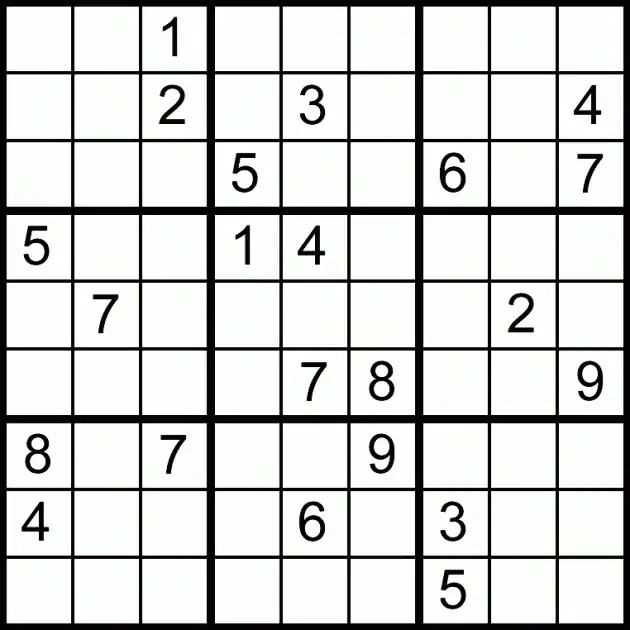
#> input picture M6_Computer_Vision/07. Template matching, corners and Haar cascades/img/sudoku.webp, 630 x 630 px
$ jupyter execute --allow-errors 'Mini projects.ipynb'
#> lines starting #> are read from the running program, lines starting #| are printed output that depends on the picture; after the words box and inside, x2 and y2 are one past the last pixel; in counts of white or black regions, pixels touching at a corner belong together
# Mini projects

You can do the projects in any order, just choose the ones that you like the most

### Cars detector

1. Create a classifier to detect cars in an image
1. If at least one car was detected write Car Detected (in Green) on top of the image, otherwise write No car detected (in Red)
1. Save the image to disk
1. Show the image result inside the notebook
1. Make it work with a video
1. Put a bounding box around the cars detected
1. Get a higher resolution video and extract the car plates and save them to disk

### Sudoku Solver

1. Create function that given an image of a Sudoku game crops and extracts each cell
1. Extract the number from each cropped cell (if blank extract it as 0)
1. Place the extracted numbers in an array (each block of 9 numbers is one array)
1. Apply the sudoku solver to the array to get the solution
1. Write the solution numbers in the cells

[cell 1]
import cv2
import numpy as np
import matplotlib.pyplot as plt

[cell 2]
# helper function to print in matplotlib

def imgshow(img):
    plt.figure(figsize=(10,10))
    plt.imshow((img[:,:,::-1]))

[cell 3]
sudoku = cv2.imread('./img/sudoku.webp')
#> sudoku is the input picture: shape (630, 630, 3); mean B, G, R 209.3, 211.2, 209.3
imgshow(sudoku)

[cell 4]
sudoku_copy = sudoku.copy()
sudoku_gray = cv2.cvtColor(sudoku_copy, cv2.COLOR_BGR2GRAY)

ret, thresh = cv2.threshold(sudoku_gray, 100, 155, cv2.THRESH_BINARY_INV)
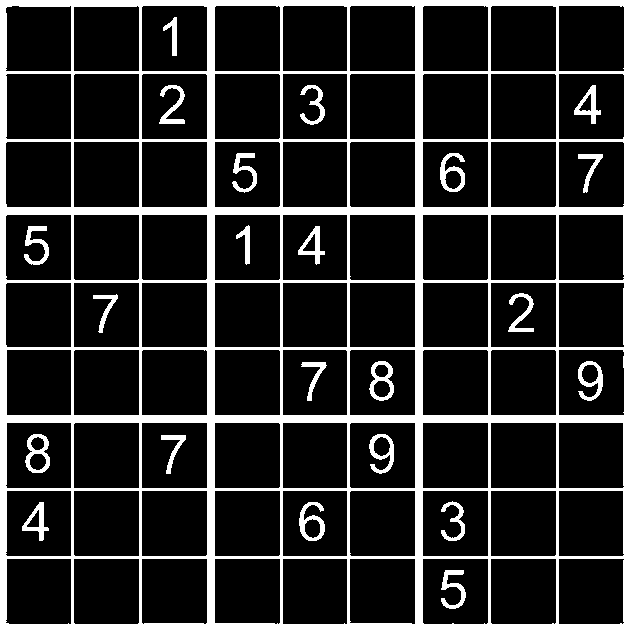
#> thresh: shape (630, 630); values 0 (black) and 155 (white), 16.4% white; 23 white regions

plt.imshow(thresh, cmap='gray')

cont, h = cv2.findContours(thresh, cv2.RETR_TREE, cv2.CHAIN_APPROX_NONE)
#> cont = 115 contours; largest, box (x1, y1, x2, y2) and area: (0, 0, 630, 630) 395641, (422, 490, 489, 557) 4354, (490, 422, 557, 489) 4354, (422, 422, 489, 489) 4354, (141, 422, 208, 489) 4354; h = 115 rows, first 6: [-1, -1, 1, -1], [2, -1, -1, 0], [3, 1, -1, 0], [5, 2, 4, 0], [-1, -1, -1, 3], [6, 3, -1, 0]

sorted_contours = sorted(cont, key=cv2.contourArea, reverse=True)
#> sorted_contours has the same summary as cont

c = sorted_contours[1:82]
#> c = 81 contours; largest, box (x1, y1, x2, y2) and area: (422, 490, 489, 557) 4354, (490, 422, 557, 489) 4354, (422, 422, 489, 489) 4354, (141, 422, 208, 489) 4354, (422, 141, 489, 208) 4354

def get_contour_x_center_coordinate(contours):
    if cv2.contourArea(contours) > 10:
        M = cv2.moments(contours)
#> M = moments, m00 395641, centre m10/m00, m01/m00 = (314.5, 314.5)
        return(int(M['m10']/M['m00']))

c_sorted = sorted(cont, key= get_contour_x_center_coordinate, reverse=True)
#> c_sorted = 115 contours; largest, box (x1, y1, x2, y2) and area: (0, 0, 630, 630) 395641, (490, 422, 557, 489) 4354, (422, 490, 489, 557) 4354, (422, 422, 489, 489) 4354, (422, 141, 489, 208) 4354

cv2.drawContours(sudoku_copy, c_sorted, -1, (0, 255, 0), 3)
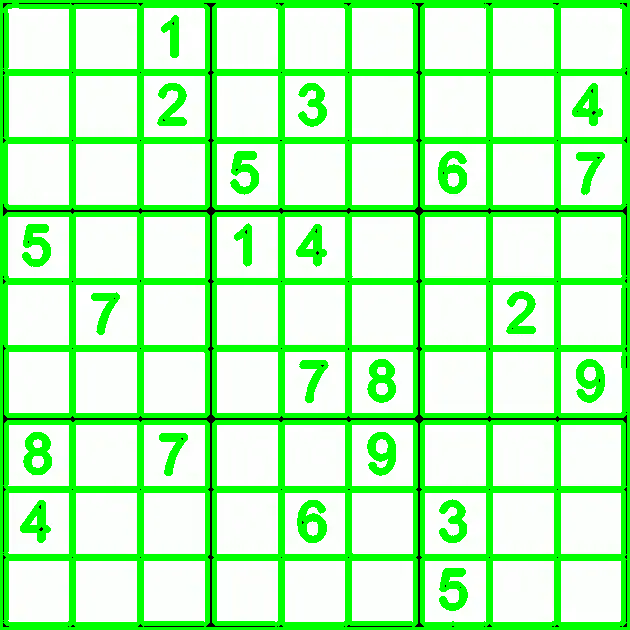
#> sudoku_copy: shape (630, 630, 3); mean B, G, R 180.8, 250.4, 180.9

plt.figure(figsize=(10,10))
plt.imshow(sudoku_copy)


#> (the rest of this cell did not finish here and is left out)

[cell 5]
idx = 0
for cnt in c_sorted:
    idx += 1
    x, y, w, h = cv2.boundingRect(cnt)
    roi = sudoku_copy[y:y + h, x:x + w]
    cv2.imwrite(str(idx) + '.png', roi)
#> this loop made 115 passes
#> (x, y, w, h) on passes 1 to 12: (558, 558, 67, 67), (558, 490, 67, 67), (558, 422, 67, 67), (558, 349, 67, 67), (578, 361, 25, 40), (558, 282, 67, 66), (558, 214, 67, 67), (558, 141, 67, 67), (578, 154, 25, 39), (558, 73, 67, 67), (558, 5, 67, 67), (581, 364, 18, 20)
#> pass 1, `roi = sudoku_copy[y:y + h, x:x + w]`:
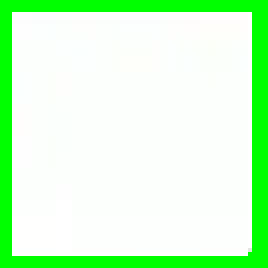
#> roi: shape (67, 67, 3) (shown 4 times larger); mean B, G, R 205.7, 254.9, 205.8
#> after the loop, idx = 115

[cell 6]
#sorted(c, key = lambda y: y.min())

[cell 7]
sudoku_copy_bw = cv2.cvtColor(sudoku_copy, cv2.COLOR_BGR2GRAY)
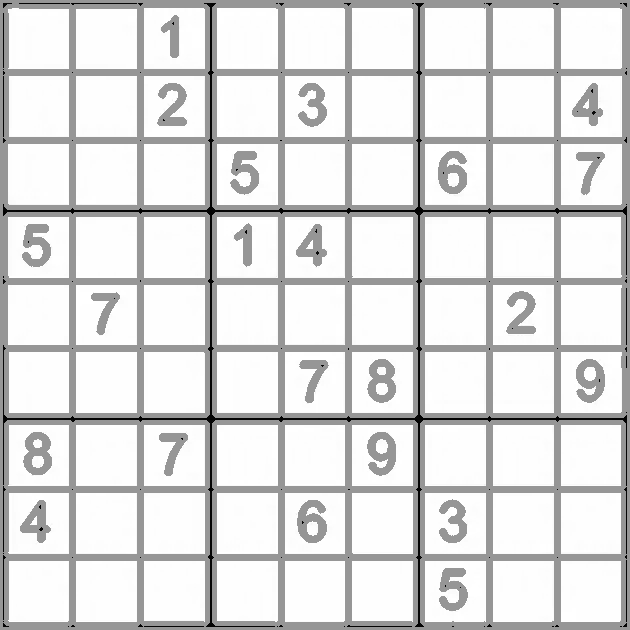
#> sudoku_copy_bw: shape (630, 630); min 0, max 255, mean 221.8
ret, thresh2 = cv2.threshold(sudoku_copy_bw, 150, 155, cv2.THRESH_BINARY_INV)
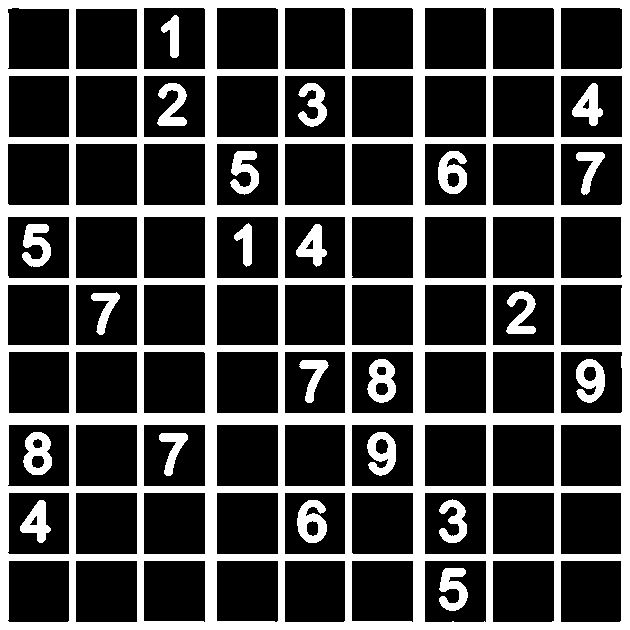
#> thresh2: shape (630, 630); values 0 (black) and 155 (white), 28.3% white; 23 white regions, largest, box (x1, y1, x2, y2) and area: (0, 0, 630, 630) 97584, (297, 500, 327, 543) 815, (438, 151, 467, 194) 813


x, y, w, h = cv2.boundingRect(thresh2)
#> x = 0; y = 0; w = 630; h = 630

plt.imshow(thresh2,cmap='gray')
